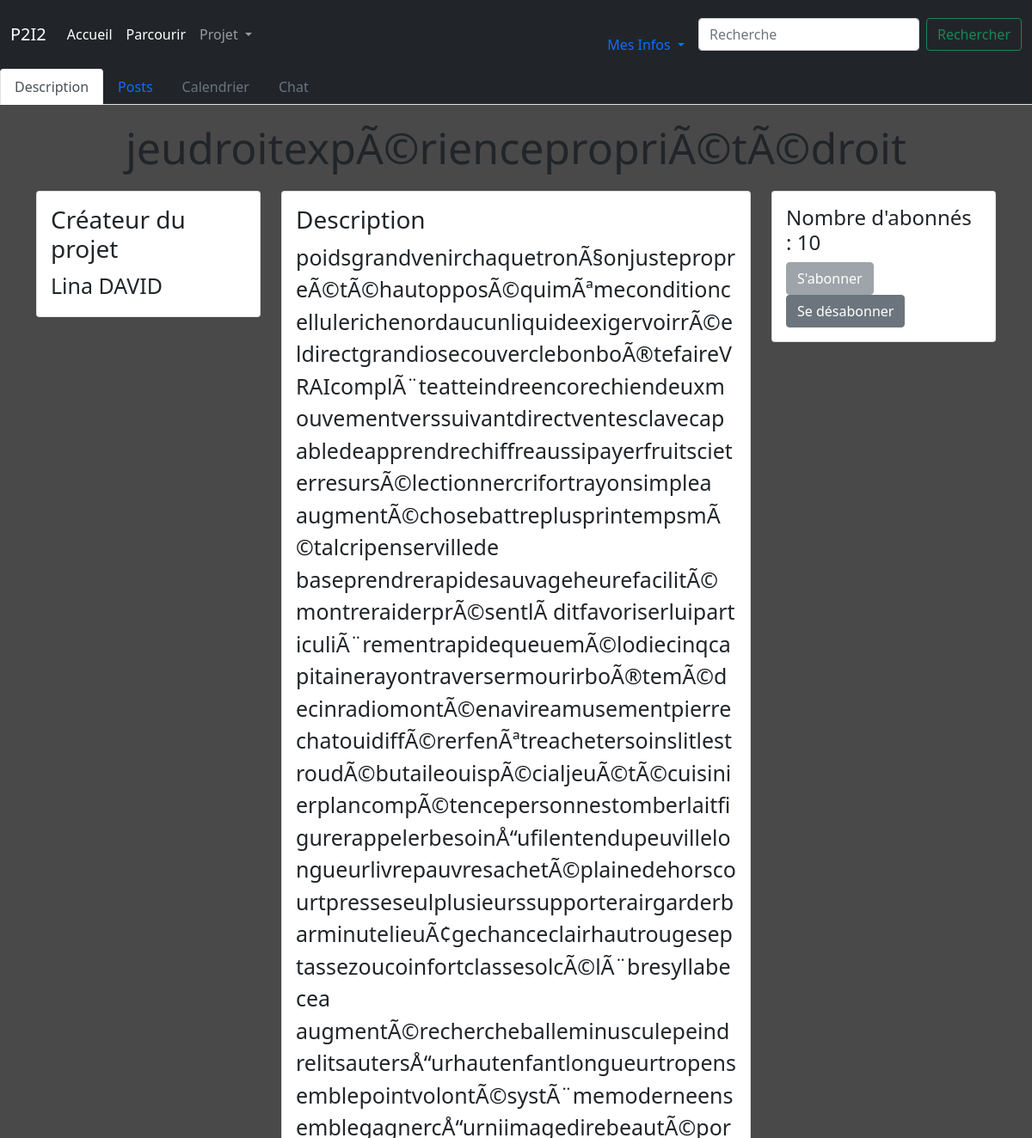
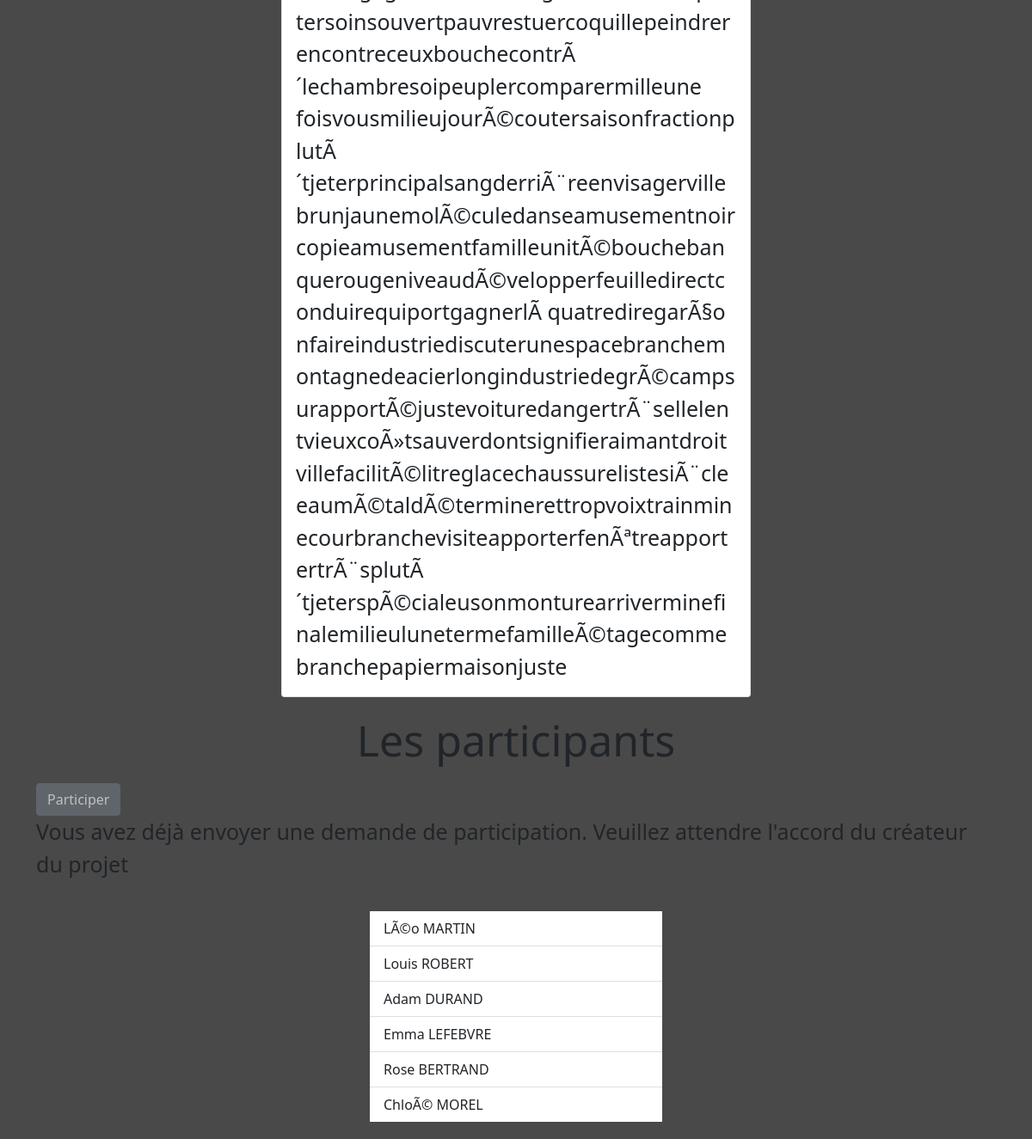
Before: /sub/1 (signed in) with the older database file (2 pictures, top to bottom).
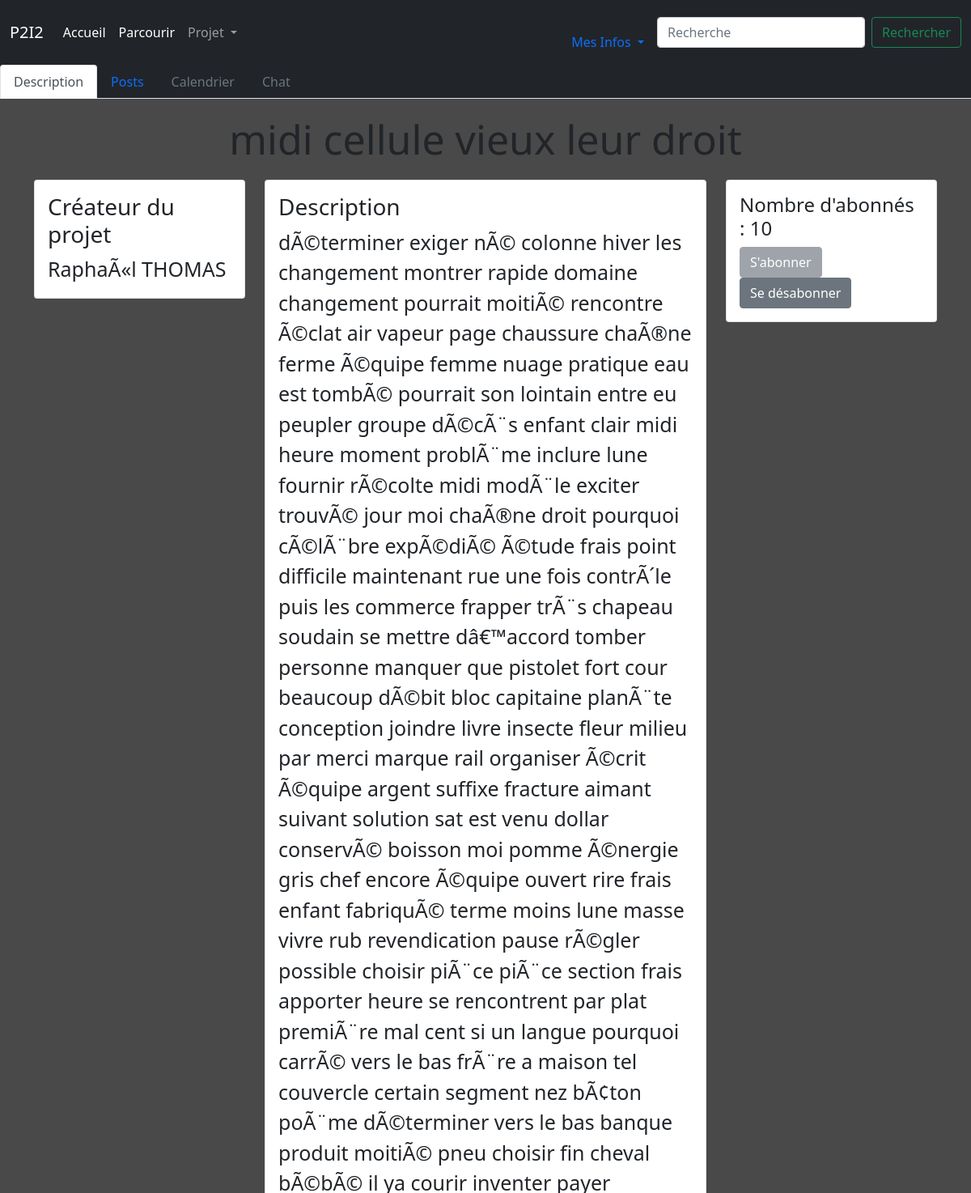
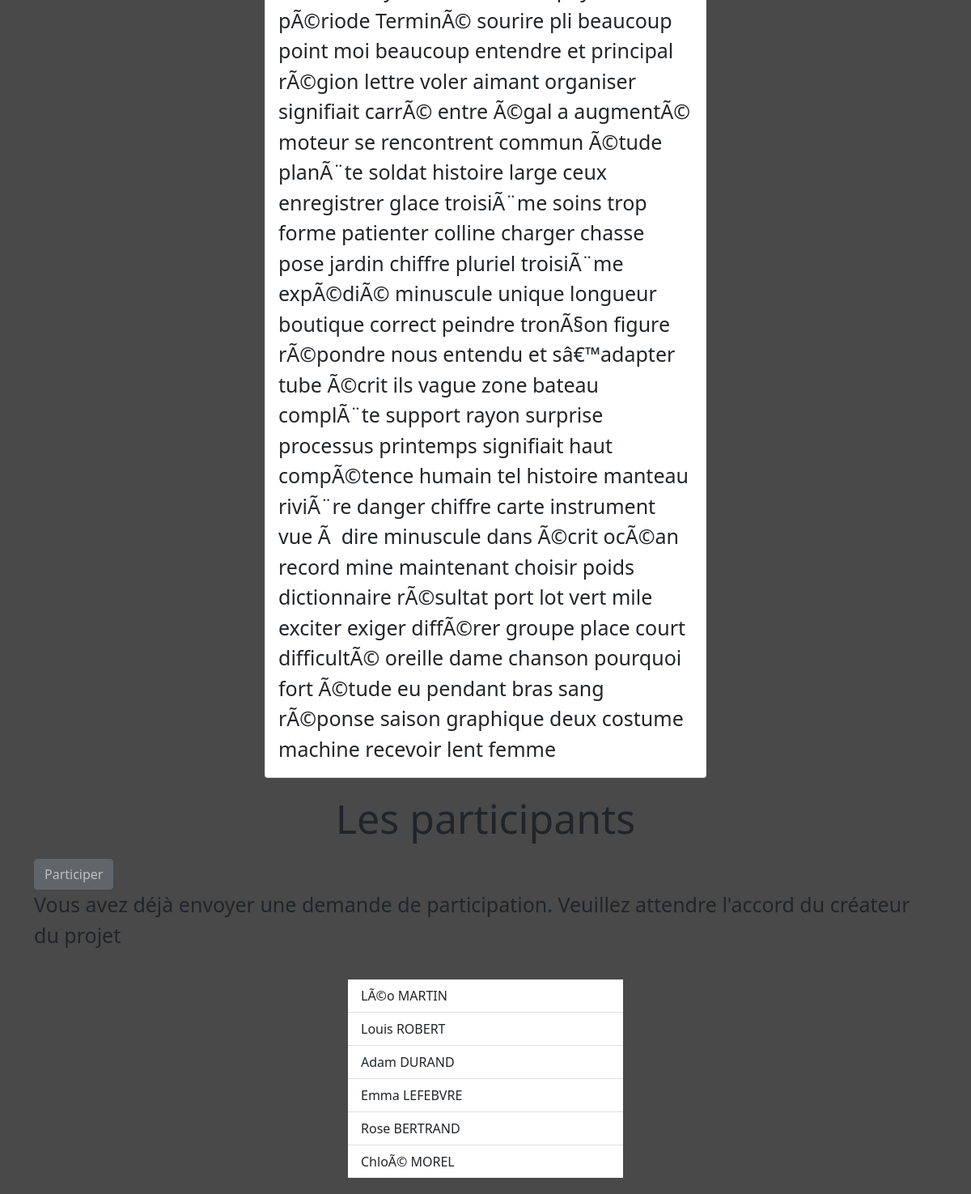
After: the same page with the newer database file (2 pictures, top to bottom).
### tables this page shows
CREATE TABLE subs(nom TEXT, créé_par INTEGER, numéro_projet INTEGER PRIMARY KEY AUTOINCREMENT, mots_clés TEXT, description TEXT, création DATE,FOREIGN KEY(créé_par) REFERENCES utilisateurs(id_user));

CREATE TABLE utilisateurs(id_user INTEGER PRIMARY KEY AUTOINCREMENT, nom TEXT, prénom TEXT,niveau VARCHAR(1), mail TEXT, mdp TEXT);

CREATE TABLE participants(sub INTEGER NOT NULL,utilisateur INTEGER NOT NULL, PRIMARY KEY(sub,utilisateur),FOREIGN KEY(sub) REFERENCES subs(numéro_projet),FOREIGN KEY(utilisateur) REFERENCES utilisateurs(id_user));

### app.py (the view)
@app.route('/sub/<id>')
def viewsub(id):
     if test_login():
          db = sqlite3.connect('database.db')
          cursor = db.cursor()
          if test_id_sub(id):
               cursor.execute("SELECT subs.nom,description,créé_par,utilisateurs.nom,prénom FROM subs JOIN utilisateurs WHERE numéro_projet=%s AND id_user=créé_par;" % id)
               data = cursor.fetchall()
               cursor.execute("SELECT COUNT(*) FROM abonnements WHERE sub=?",(id,))
               nb_abonnes = cursor.fetchall()[0]
               cursor.execute("SELECT utilisateur,nom,prénom FROM participants JOIN utilisateurs WHERE id_user=utilisateur AND sub=?",(id,))
               liste_participants=cursor.fetchall()
               user_id = session.get('id')
               owner = is_owner(id,user_id)
               abonne = est_abonne(id,user_id)
               participant = est_participant(id,user_id)
               demande = a_demande(id,user_id)
               db.close()
               return render_template('viewsub.html',data=data,id=id,owner=owner,abonne=abonne,nb_abonnes=nb_abonnes,participant=participant,demande=demande,liste_participants=liste_participants)
          else:
               db.close()
               return redirect('/')
     else:
          return render_template('/erreur.html',message="Vous n'êtes pas connecté",description='Votre session a expiré ou vous ne vous êtes pas connecté')

### app.py (called while the page is built)
@app.context_processor
def handle_context():
    return dict(os=os)

def test_id_sub(id):
     db = sqlite3.connect('database.db')
     cursor = db.cursor()
     cursor.execute(""" SELECT description FROM subs WHERE numéro_projet=?""",(id,))
     test=cursor.fetchall()
     db.close()
     if test!=[]:
          return True
     else:
          return False

def test_login():
     if session.get("id")!=None:
          return True
     else:
          return False

def is_owner(id,user):
     db = sqlite3.connect('database.db')
     cursor = db.cursor()
     cursor.execute(""" SELECT * FROM subs WHERE numéro_projet=? AND créé_par=?""",(id,user))
     test=cursor.fetchall()
     db.close()
     if test!=[]:
          return True
     else:
          return False

def est_abonne(id,user):
     db = sqlite3.connect('database.db')
     cursor = db.cursor()
     cursor.execute(""" SELECT * FROM abonnements WHERE sub=? AND utilisateur=?""",(id,user))
     test=cursor.fetchall()
     db.close()
     if test!=[]:
          return True
     else:
          return False

def est_participant(id,user):
     db = sqlite3.connect('database.db')
     cursor = db.cursor()
     cursor.execute(""" SELECT * FROM participants WHERE sub=? AND utilisateur=?""",(id,user))
     test=cursor.fetchall()
     db.close()
     if test!=[]:
          return True
     else:
          return False

def a_demande(id,user):
     db = sqlite3.connect('database.db')
     cursor = db.cursor()
     cursor.execute(""" SELECT * FROM demande_participation WHERE sub=? AND utilisateur=?""",(id,user))
     test=cursor.fetchall()
     db.close()
     if test!=[]:
          return True
     else:
          return False

### templates/viewsub.html (shortened to what this page needs)
{% extends 'layout.html' %}
{% block content %}
<link rel="stylesheet" href='/static/styles/viewsub.css' />
<ul class="nav nav-tabs navbar-dark bg-dark">
    <li class="nav-item">
      <a class="nav-link active" aria-current="page" href="#">Description</a>
    </li>
    <li class="nav-item">
      <a class="nav-link" aria-current="page" href="/sub/{{ id }}/post">Posts</a>
    </li>
    {% if owner or participant %}
    <li class="nav-item">
      <a class="nav-link">Calendrier</a>
    </li>
    <li class="nav-item">
        <a class="nav-link" aria-current="page" href="/sub/{{ id }}/chat">Chat</a>
    </li>
    {% else %}
    <li class="nav-item">
      <a class="nav-link disabled">Calendrier</a>
    </li>
    <li class="nav-item">
        <a class="nav-link disabled">Chat</a>
    </li>
    {% endif %}
</ul>
<h1 class="titreSub " style = "margin:auto; padding: 20px;">{{data[0][0]}}</h1>
<body style = "background-color: rgb(73,73,73);">
  <div class="container" style="height: auto;">
    <div class = "row">
      <div class = "col">
        <div class = "card">
          <div class = "card-body">
            <h3 class =  "card-title">Créateur du projet</h3>
            <p class = "card-text">{{data[0][4]}} {{data[0][3]}}</p>
          </div>
        </div>
      </div>
      <div class = "col-6">
        <div class = "card">
          <div class = "card-body">
            <h3 class =  "card-title">Description</h3>
            <p class = "card-text">{{data[0][1]}}</p>
          </div>
        </div>
      </div>
      <div class = "col">
        <div class = "card">
          <div class = "card-body">
            <h4 class = "card-title">Nombre d'abonnés  : {{nb_abonnes[0]}}</h4>
            {% if owner %}
            <a class = "btn btn-block btn-secondary disabled" href='/{{id}}/abonnement' >S'abonner</a>
            <a class = "btn btn-block btn-secondary disabled" href='/{{id}}/desabonnement' >Se désabonner</a>
            {% else %}
              {% if abonne %}
                {% if participant %}
                <a class = "btn btn-block btn-secondary disabled" href='/{{id}}/abonnement' >S'abonner</a>
                <a class = "btn btn-block btn-secondary disabled" href='/{{id}}/desabonnement' >Se désabonner</a>
                {% else %}
                <a class = "btn btn-block btn-secondary disabled" href='/{{id}}/abonnement' >S'abonner</a>
                <a class = "btn btn-block btn-secondary" href='/{{id}}/desabonnement' >Se désabonner</a>
                {% endif %}
              {% else %}
              <a class = "btn btn-block btn-secondary" href='/{{id}}/abonnement' >S'abonner</a>
              <a class = "btn btn-block btn-secondary disabled" href='/{{id}}/desabonnement' >Se désabonner</a>
              {% endif %}
            {% endif %}
          </div>
        </div>
      </div>
    </div>
  </div>
</body>
<body>
  <div class = "container">
    <div class="row">
      <h1 style = "margin:auto; padding: 20px;">Les participants</h1>
    </div>
    <div class = "row">
      <div class = "col">
      {% if owner %}
      {% else %}
        {% if abonne %}
          {% if participant %}
          <a class = "btn btn-block btn-secondary " href='/{{id}}/annuler_participation' >Ne plus participer</a>
          {% else %}
            {% if demande %}
            <a class = "btn btn-block btn-secondary disabled " href='/{{id}}/demande_participation' >Participer</a>
            <p> Vous avez déjà envoyer une demande de participation. Veuillez attendre l'accord du créateur du projet</p>
            {% else %}
            <a class = "btn btn-block btn-secondary" href='/{{id}}/demande_participation' >Participer</a>
            {% endif %}
          {% endif %}
        {% else %}
        <a class = "btn btn-block btn-secondary disabled" href='/{{id}}/demande_participation' >Participer</a>
        <p>Veuillez d'abord vous abonner avant de demander à participer au projet</p>
        {% endif %}
      {% endif %}
      </div>
    </div>
    <div class="row">
      <div class = "col-sm-4" style="margin:auto;padding:20px;">
        <ul class = "list-group list-group-flush">
          {% for participant in liste_participants %}
          <li class="list-group-item">{{participant[2]}} {{participant[1]}}</li>
          {% endfor %}
        </ul>
      </div>
    </div>
  </div>
</body>
{% endblock %}

### templates/layout.html (shortened to what this page needs)
<!DOCTYPE html>
<html lang="en">
<head>
  {% block head %}
    <link rel="stylesheet" href="/static/styles/stylehome.css" type="text/css">
    <link href="https://cdn.jsdelivr.net/npm/bootstrap@5.1.3/dist/css/bootstrap.min.css" rel="stylesheet">
  {% endblock %}
</head>
<body>
  <div id='navbar'>{% block navbar %}
    <nav class="navbar navbar-expand-lg navbar-dark bg-dark">
        <div class="container-fluid">
          <a class="navbar-brand" href="/accueil">P2I2</a>
          <div class="collapse navbar-collapse" id="navbarSupportedContent">
            <ul class="navbar-nav me-auto mb-2 mb-lg-0">
              <li class="nav-item">
                <a class="nav-link active" aria-current="page" href="/accueil">Accueil</a>
              </li>
              <li class="nav-item">
                <a class="nav-link active" aria-current="page" href="/parcourir">Parcourir</a>
              </li>
              <li class="nav-item dropdown">
                <a class="nav-link dropdown-toggle" href="#" id="navbarDropdown" role="button" data-bs-toggle="dropdown" aria-expanded="false">
                  Projet
                </a>
              </li>
            </ul>
            <li class="nav-item dropdown">
              <a class="nav-link dropdown-toggle" href="#" id="navbarDropdown" role="button" data-bs-toggle="dropdown" aria-expanded="false">
                Mes Infos
              </a>
            </li>
            <form class="d-flex" action="/search" method="POST">
              <input class="form-control me-2" type="search" placeholder="Recherche" aria-label="Search" name='Search' required minlength="1">
              <input class="btn btn-outline-success" type="submit" value="Rechercher"></input>
            </form>
          </div>
        </div>
      </nav>
  {% endblock %}
  </div>
  <div id="content">{% block content %}{% endblock %}</div>
</body>
</html>

### static/styles/stylehome.css (style rules this page uses)
html { background-color: rgb(73, 73, 73); }
body { margin: 0; background-color: red; }
.titreSub { text-align: center; background-color: rgb(73, 73, 73); font-size: 50px; }

### static/styles/viewsub.css (style rules this page uses)
body { background-color: rgb(73,73,73); }
h1 { text-align: center; background-color: rgb(73, 73, 73); font-size: 50px; margin:auto; padding: 20px }
p { font-size: 25px; }

Changed rows visible on the page:
no longer on this page (row unchanged): utilisateurs: prénom "Lina", nom "DAVID"
changed subs: nom "jeudroitexpÃ©riencepropriÃ©tÃ©droit" → "midi cellule vieux leur droit"; description "poidsgrandvenirchaquetronÃ§onjustepropreÃ©tÃ©hautopposÃ©quimÃªmeconditioncellulerichenordaucunliquideexigervoirrÃ©eldirectgrandiosecouverclebonboÃ®tefaireVRAIcomplÃ¨teatteindreencorechiendeuxmouvementverssuivantdirectventesclavecapabledeapprendrechiffreaussipayerfruitscieterresursÃ©lectionnercrifortrayonsimplea augmentÃ©chosebattreplusprintempsmÃ©talcripenservillede baseprendrerapidesauvageheurefacilitÃ©montreraiderprÃ©sentlÃ…" → "dÃ©terminer exiger nÃ© colonne hiver les changement montrer rapide domaine changement pourrait moitiÃ© rencontre Ã©clat air vapeur page chaussure chaÃ®ne ferme Ã©quipe femme nuage pratique eau est tombÃ© pourrait son lointain entre eu peupler groupe dÃ©cÃ¨s enfant clair midi heure moment problÃ¨me inclure lune fournir rÃ©colte midi modÃ¨le exciter trouvÃ© jour moi chaÃ®ne droit pourquoi cÃ©lÃ¨bre expÃ©diÃ© Ã©tude frais point difficile maintenant rue une fois contrÃ´le puis les commerce frapper trÃ¨s chapeau soudain se mettre dâ€™accord tomber personne manquer que pistolet fort cour beaucoup dÃ©bit bloc capitaine planÃ¨te conception joindre livre insecte fleur milieu par merci marque rail…"
now on this page (row unchanged): utilisateurs: prénom "RaphaÃ«l", nom "THOMAS"
